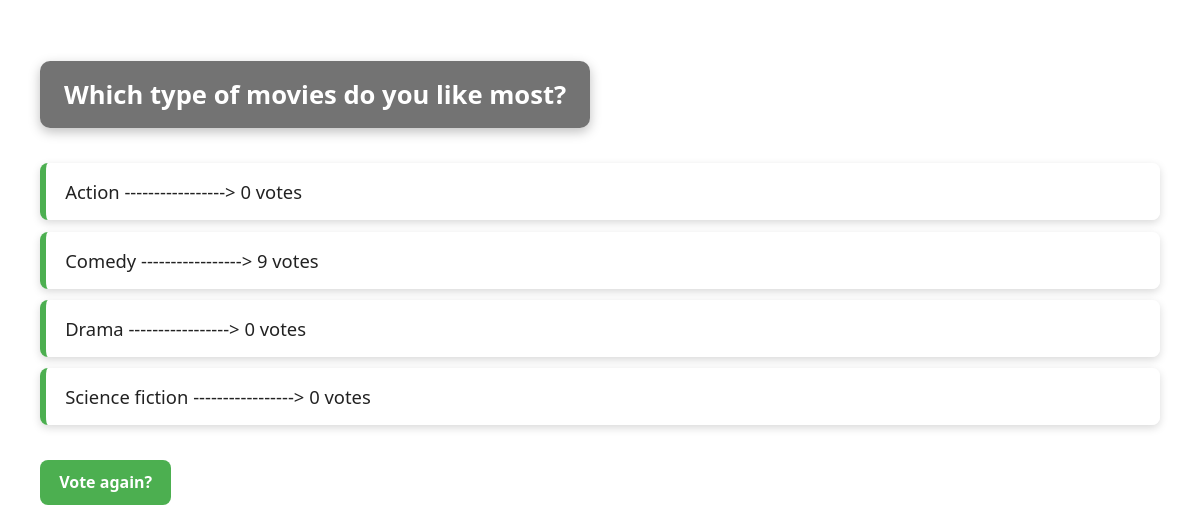
Screenshot of /polls/3/results/ with the database file from the repository.
### polls/models.py (models this page shows, shortened)
class Question(models.Model):
    question_text = models.CharField(max_length=200)
    pub_date = models.DateTimeField("date published")

class Choice(models.Model):
    question = models.ForeignKey(Question, on_delete=models.CASCADE)
    choice_text = models.CharField(max_length=200)
    votes = models.IntegerField(default=0)

### polls/views.py (the view)
# urls.py: path("<int:pk>/results/", views.ResultsView.as_view(), name="results"),
class ResultsView(generic.DetailView):
    model = Question
    template_name = "polls/results.html"

### polls/templates/polls/results.html (shortened to what this page needs)
{% load static %}
<!doctype html>
<html lang="en-US">
    <head>
        <link rel="stylesheet" href="{% static 'polls/style_results.css' %}" />
    </head>
    <body>
        <h2>{{ question.question_text }}</h2>
        <ul>
            {% for choice in question.choice_set.all %}
            <li>
                {{ choice.choice_text }} -----------------> {{ choice.votes }}
                vote{{ choice.votes|pluralize }}
            </li>
            {% endfor %}
        </ul>
        <a href="{% url 'polls:detail' question.id %}">Vote again?</a>
    </body>
</html>

### polls/static/polls/style_results.css (style rules this page uses)
body { background: white url("images/background_2.png") no-repeat center top; background-size: cover; font-family: "Segoe UI", sans-serif; padding: 2rem; color: #222; }
h2 { background: rgba(0, 0, 0, 0.55); color: #fff; padding: 1rem 1.5rem; border-radius: 10px; display: inline-block; font-size: 1.6rem; margin-bottom: 1.5rem; box-shadow: 0 4px 12px rgba(0, 0, 0, 0.25); }
ul { list-style: none; padding: 0; margin: 0; }
li { background: rgba(255, 255, 255, 0.85); padding: 1rem 1.2rem; margin: 0.7rem 0; border-left: 6px solid #4caf50; border-radius: 8px; font-size: 1.15rem; font-weight: 500; display: flex; justify-content: space-between; align-items: center; box-shadow: 0 3px 8px rgba(0, 0, 0, 0.15); transition: transform 0.2s ease, box-shadow 0.2s ease; }
a { display: inline-block; margin-top: 1.5rem; background: #4caf50; color: white; padding: 0.7rem 1.2rem; border-radius: 8px; text-decoration: none; font-weight: 600; transition: background 0.2s ease, transform 0.2s ease; }

### rows the page displays
Question: question_text "Which type of movies do you like most?"
Choice: choice_text "Action", votes "0"
Choice: choice_text "Comedy", votes "9"
Choice: choice_text "Drama", votes "0"
Choice: choice_text "Science fiction", votes "0"
